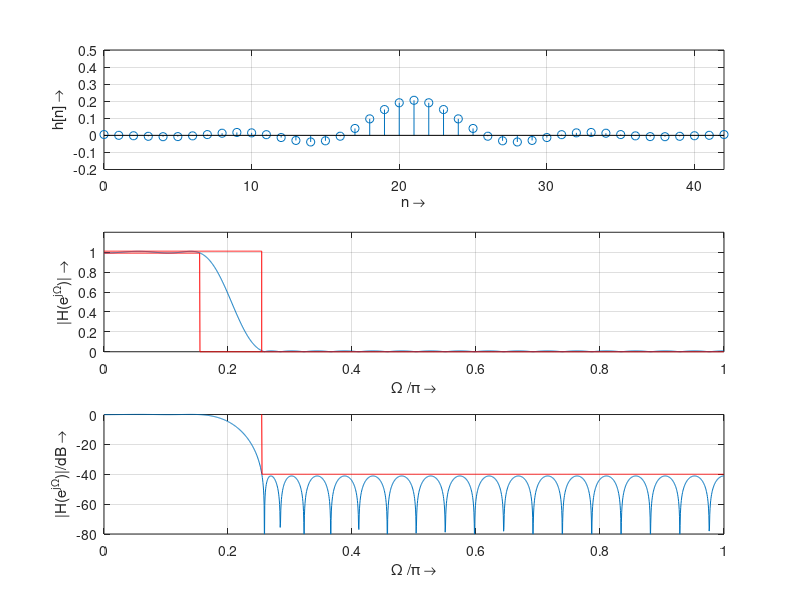
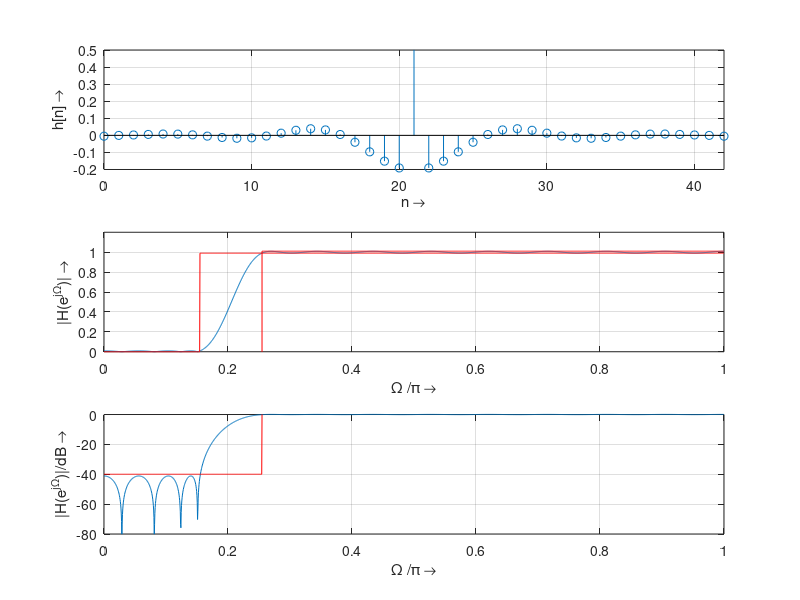
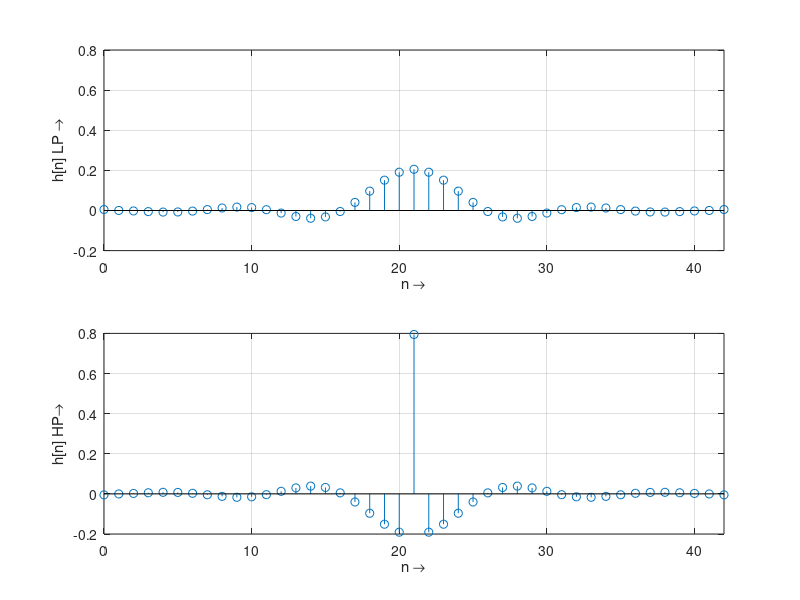

MATLAB code for these plots, in order:
% FIR_equiripple.m Version 02.11.01 / kzr
% Design of Equiripple Linear-Phase FIR Filter with the Parks-McClellan algorithm )
% Edited by Marco Casagrande, Julius Rauscher

% Fpass = input('Desired passband cutoff radian frequency = ');
% Fstop = input('Desired stopband cutoff radian frequency = ');
% DeltaP = input('Desired passband ripple (linear)= ');
% DeltaSS = input('Desired stopband tolerance (dB)= ');
% DeltaS = 10^(-DeltaSS/20);
clear all;

Fpass = 620;
Fstop = 1020;
DeltaP = 0.01;
DeltaSS = 40;
DeltaS = 10^(-DeltaSS/20);

% ----------------------- LOW PASS case -----------------------
% estimation of filter order
dev = [DeltaP DeltaS]; % deviation
f = [Fpass Fstop]; % frequency bands
FS = 8000; % frequency scaling (sampling frequency)
m = [1 0]; % amplitudes
[N,f0,m0,w] = firpmord(f,m,dev,FS);
N = 42; % compensate for estimation error

fprintf('Low-pass filter order N = %g\n',N);
% filter design by Remez algorithm
h = firpm(N,f0,m0,w); % impulse response

% needed by save_FIR_LP.m
N_FIR_LP = N;
b_FIR_LP = h;


% frequency response
M = 2048; % number of frequency samples
[H,f] = freqz(h,1,M);
% tolerance scheme for display
TSu = (1+DeltaP)*ones(1,M); % upper tolerance border
TSl = zeros(1,M); % lower tolerance border
for k=1:M
    if k <= Fpass/(FS/2)*M
        TSl(k) = 1-DeltaP;
    end
    if k >= Fstop/(FS/2)*M
        TSu(k) = -DeltaSS;
    end
end
FIG1 = figure('Name','Equiripple Linear-Phase FIR Filter','NumberTitle','off','Units','normal','Position',[.44 .30 .45 .55]);
% impulse responses
subplot(3,1,1), stem(0:N,h), grid
xlabel('n \rightarrow'), ylabel('h[n] \rightarrow')
axis([0 N -.2 .5]);
% frequency response
fn = f/pi;
subplot(3,1,2), plot(fn,abs(H),fn,TSu,'r',fn,TSl,'r')
axis([0 1 0 1.2]); grid
xlabel('\Omega /\pi \rightarrow'), ylabel('|H(e^{j\Omega})| \rightarrow')
subplot(3,1,3) % attenuation
plot(fn,20*log10(abs(H)),fn,TSu,'r'), axis([0 1 -80 0]), grid
xlabel('\Omega /\pi \rightarrow'), ylabel('|H(e^{j\Omega})|/dB \rightarrow')




% ----------------------- LOW PASS case -----------------------
% estimation of filter order
dev = [DeltaP DeltaS]; % deviation
f = [Fpass Fstop]; % frequency bands
FS = 8000; % frequency scaling (sampling frequency)
m = [0 1]; % amplitudes
[N,f0,m0,w] = firpmord(f,m,dev,FS);
N = N + 2; % compensate for estimation error

fprintf('High-pass filter order N = %g\n',N);
% filter design by Remez algorithm
h = firpm(N,f0,m0,w); % impulse response

% needed by save_FIR_HP.m
N_FIR_HP = N;
b_FIR_HP = h;


% frequency response
M = 2048; % number of frequency samples
[H,f] = freqz(h,1,M);
% tolerance scheme for display
TSu = (1+DeltaP)*ones(1,M); % upper tolerance border
TSl = zeros(1,M); % lower tolerance border
for k=1:M
    if k >= Fpass/(FS/2)*M
        TSl(k) = 1-DeltaP;
    end
    if k <= Fstop/(FS/2)*M
        TSu(k) = -DeltaSS;
    end
end
FIG2 = figure('Name','Equiripple Linear-Phase FIR Filter','NumberTitle','off','Units','normal','Position',[.44 .30 .45 .55]);
% impulse responses
subplot(3,1,1), stem(0:N,h), grid
xlabel('n \rightarrow'), ylabel('h[n] \rightarrow')
axis([0 N -.2 .5]);
% frequency response
fn = f/pi;
subplot(3,1,2), plot(fn,abs(H),fn,TSu,'r',fn,TSl,'r')
axis([0 1 0 1.2]); grid
xlabel('\Omega /\pi \rightarrow'), ylabel('|H(e^{j\Omega})| \rightarrow')
subplot(3,1,3) % attenuation
plot(fn,20*log10(abs(H)),fn,TSu,'r'), axis([0 1 -80 0]), grid
xlabel('\Omega /\pi \rightarrow'), ylabel('|H(e^{j\Omega})|/dB \rightarrow')

FIG3 = figure('Name','Equiripple Linear-Phase FIR Filter','NumberTitle','off','Units','normal','Position',[.44 .30 .45 .55]);
subplot(2,1,1), stem(0:N,b_FIR_LP), grid
xlabel('n \rightarrow'), ylabel('h[n] LP \rightarrow')
axis([0 N -.2 .8]);
subplot(2,1,2), stem(0:N,b_FIR_HP), grid
xlabel('n \rightarrow'), ylabel('h[n] HP\rightarrow')
axis([0 N -.2 .8]);
